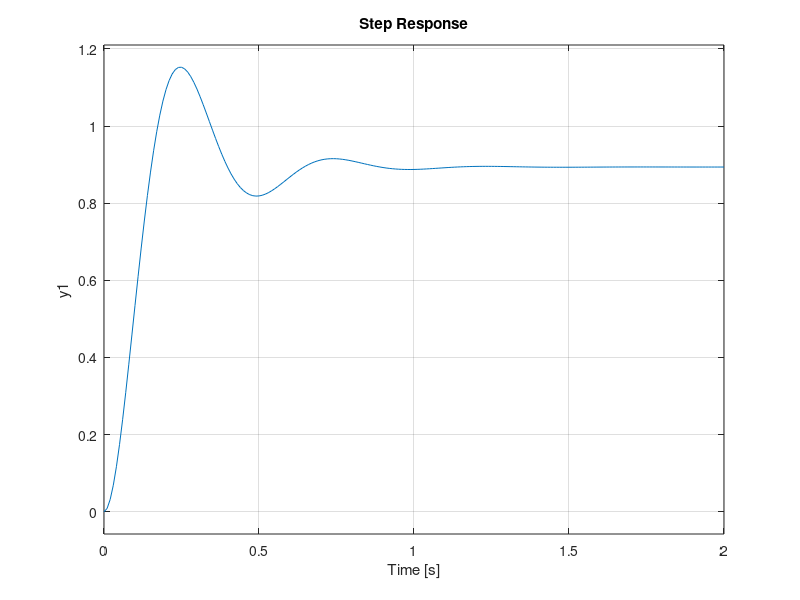

Write the MATLAB code that produced this figure.
num=1;
den=[1 10 20];
plant=tf(num, den);
kp=168;
ki=.2;
kd=.05;
contr = tf([kd kp ki],[1 0]);
sys_cl=feedback(contr*plant,1);
t=0:0.01:2;
step(sys_cl,t);
